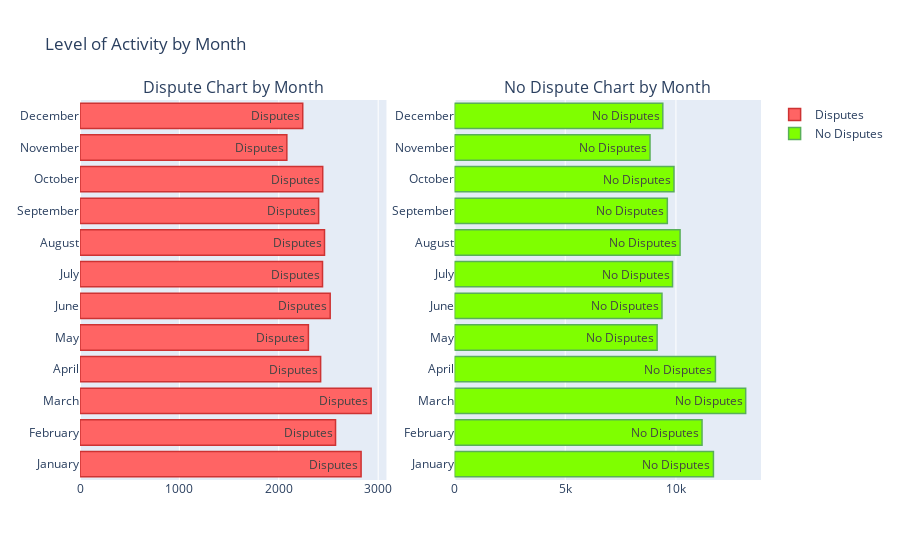

The cell this chart's notebook holds for it:
### Code cell
disputes_chart = go.Bar(
    y=months,
    x=disputes_by_month,
    orientation='h',
    name='Disputes',
    text='Disputes',
    marker=dict(
        color='#FF6464',
    line=dict(
        color='#CD3333',
        width=1.5
    ))
)

nodisputes_chart = go.Bar(
    y=months,
    x=nodisputes_by_month,
    orientation='h',
    name='No Disputes',
    text='No Disputes',
    marker=dict(
        color='#7FFF00',
    line=dict(
        color='#59AF59',
        width=1.5
    ))
)

fig = tls.make_subplots(rows=1, cols=2, specs=[[{}, {}]],
                          subplot_titles=('Dispute Chart by Month',
                                          'No Dispute Chart by Month'))

fig.append_trace(disputes_chart, 1, 1)
fig.append_trace(nodisputes_chart, 1, 2)

fig['layout'].update(showlegend=True, title="Level of Activity by Month")
iplot(fig)

### Figure 1 — Plotly figure (JSON) as saved in the notebook; plotly's stock layout.template omitted (floating-point values rounded to 4 significant figures)
{"data": [{"marker": {"color": "#FF6464", "line": {"color": "#CD3333", "width": 1.5}}, "name": "Disputes", "orientation": "h", "text": "Disputes", "type": "bar", "x": [2828, 2571, 2929, 2421, 2298, 2517, 2440, 2460, 2401, 2442, 2081, 2241], "xaxis": "x", "y": ["January", "February", "March", "April", "May", "June", "July", "August", "September", "October", "November", "December"], "yaxis": "y"}, {"marker": {"color": "#7FFF00", "line": {"color": "#59AF59", "width": 1.5}}, "name": "No Disputes", "orientation": "h", "text": "No Disputes", "type": "bar", "x": [11694, 11179, 13150, 11784, 9150, 9369, 9847, 10186, 9611, 9911, 8829, 9406], "xaxis": "x2", "y": ["January", "February", "March", "April", "May", "June", "July", "August", "September", "October", "November", "December"], "yaxis": "y2"}], "layout": {"annotations": [{"font": {"size": 16}, "showarrow": false, "text": "Dispute Chart by Month", "x": 0.225, "xanchor": "center", "xref": "paper", "y": 1, "yanchor": "bottom", "yref": "paper"}, {"font": {"size": 16}, "showarrow": false, "text": "No Dispute Chart by Month", "x": 0.775, "xanchor": "center", "xref": "paper", "y": 1, "yanchor": "bottom", "yref": "paper"}], "showlegend": true, "title": {"text": "Level of Activity by Month"}, "xaxis": {"anchor": "y", "domain": [0, 0.45]}, "xaxis2": {"anchor": "y2", "domain": [0.55, 1]}, "yaxis": {"anchor": "x", "domain": [0, 1]}, "yaxis2": {"anchor": "x2", "domain": [0, 1]}}}
